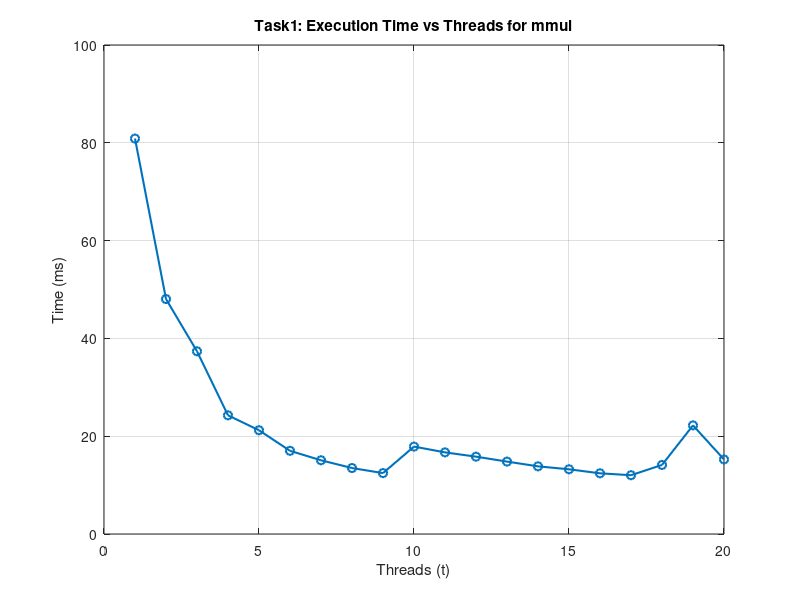

MATLAB code for this plot:
function task1()
    % Read the data, skipping the header
    M = dlmread('timing_data.txt', '', 1, 0);
    % Columns: [t, time_ms, first_val, last_val]
    t = M(:,1);
    time_ms = M(:,2);

    % Plot time vs. t
    figure;
    plot(t, time_ms, 'o-','LineWidth',1.5);
    grid on;
    
    % Labels
    xlabel('Threads (t)');
    ylabel('Time (ms)');
    title('Task1: Execution Time vs Threads for mmul');

    % Save figure as PDF
    print('-dpdf', 'task1.pdf');
    disp('Created task1.pdf');
end
